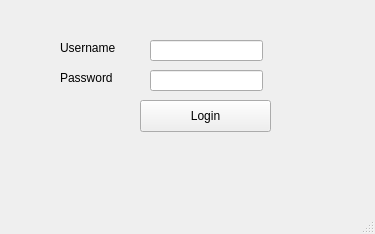
<?xml version="1.0" encoding="UTF-8"?>
<ui version="4.0">
 <class>Login</class>
 <widget class="QMainWindow" name="Login">
  <property name="geometry">
   <rect>
    <x>0</x>
    <y>0</y>
    <width>375</width>
    <height>234</height>
   </rect>
  </property>
  <property name="windowTitle">
   <string>MainWindow</string>
  </property>
  <widget class="QWidget" name="centralwidget">
   <widget class="QLabel" name="usernameText">
    <property name="geometry">
     <rect>
      <x>60</x>
      <y>40</y>
      <width>62</width>
      <height>16</height>
     </rect>
    </property>
    <property name="text">
     <string>Username</string>
    </property>
   </widget>
   <widget class="QLabel" name="passwordText">
    <property name="geometry">
     <rect>
      <x>60</x>
      <y>70</y>
      <width>62</width>
      <height>16</height>
     </rect>
    </property>
    <property name="text">
     <string>Password</string>
    </property>
   </widget>
   <widget class="QPushButton" name="pushButton">
    <property name="geometry">
     <rect>
      <x>140</x>
      <y>100</y>
      <width>131</width>
      <height>32</height>
     </rect>
    </property>
    <property name="text">
     <string>Login</string>
    </property>
   </widget>
   <widget class="QLabel" name="errorText">
    <property name="geometry">
     <rect>
      <x>10</x>
      <y>140</y>
      <width>371</width>
      <height>21</height>
     </rect>
    </property>
    <property name="text">
     <string/>
    </property>
    <property name="alignment">
     <set>Qt::AlignCenter</set>
    </property>
   </widget>
   <widget class="QLineEdit" name="passwordEdit">
    <property name="geometry">
     <rect>
      <x>150</x>
      <y>70</y>
      <width>113</width>
      <height>21</height>
     </rect>
    </property>
    <property name="focusPolicy">
     <enum>Qt::ClickFocus</enum>
    </property>
    <property name="contextMenuPolicy">
     <enum>Qt::DefaultContextMenu</enum>
    </property>
    <property name="text">
     <string/>
    </property>
    <property name="echoMode">
     <enum>QLineEdit::Password</enum>
    </property>
   </widget>
   <widget class="QLineEdit" name="usernameEdit">
    <property name="geometry">
     <rect>
      <x>150</x>
      <y>40</y>
      <width>113</width>
      <height>21</height>
     </rect>
    </property>
   </widget>
   <widget class="QLabel" name="loginErrorText">
    <property name="geometry">
     <rect>
      <x>0</x>
      <y>160</y>
      <width>371</width>
      <height>21</height>
     </rect>
    </property>
    <property name="text">
     <string/>
    </property>
    <property name="alignment">
     <set>Qt::AlignCenter</set>
    </property>
   </widget>
  </widget>
  <widget class="QMenuBar" name="menubar">
   <property name="geometry">
    <rect>
     <x>0</x>
     <y>0</y>
     <width>375</width>
     <height>22</height>
    </rect>
   </property>
  </widget>
  <widget class="QStatusBar" name="statusbar"/>
 </widget>
 <resources/>
 <connections/>
</ui>
